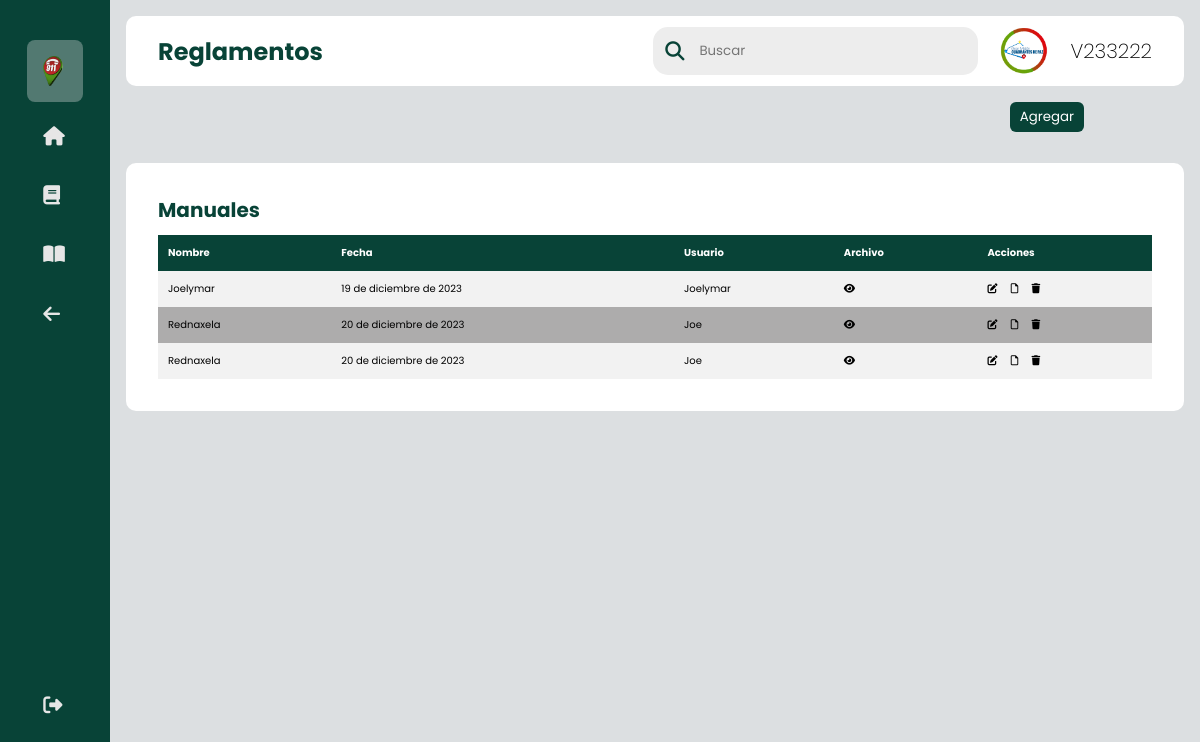
Screenshot of /organizacion/reglamentos (signed in) with the database file from the repository.
### sistema/models.py (models this page shows, shortened)
class UserC(AbstractUser, PermissionsMixin):
    STATUS = (
        ('estandar', 'estandar'),
        ('admin', 'admin'),
        ('superu', 'superu'),
    )
    username = models.CharField(max_length=200, verbose_name='Cédula:', default='', unique=True)
    nombre = models.CharField(max_length=200, verbose_name='Nombre:', default='')
    apellido = models.CharField(max_length=200, verbose_name='Apellido:', default='')
    password = models.CharField(max_length=200, verbose_name='Contraseña:', default='')
    tipo = models.CharField(max_length=200, verbose_name='Tipo de Usuario:', choices=STATUS, default='')
    sede = models.CharField(max_length=200, verbose_name='Sede:', default='')
    departamento = models.CharField(max_length=200, verbose_name='Departamento:', default='')
    USERNAME_FIELD = 'username'

class Reglamentos(models.Model):
    name = models.CharField(max_length=64, verbose_name='Nombre de Reglamento:', default='')
    file = models.FileField(upload_to='reglamentos/', verbose_name='Archivo', default='')
    user = models.CharField(max_length=64, verbose_name='Usuario', default='')
    date = models.DateField(verbose_name='Fecha', blank=True)

### sistema/decorators.py (the view)
        def wrapper_func(request, *args, **kwargs):
            group = None
            if request.user.groups.exists():
                group = request.user.groups.all()[0].name
            if group in allowed_roles:
                return view_func(request, *args, **kwargs)
            else:
                return redirect('403')

### sistema/forms.py
class ReglamentsForm(forms.ModelForm):
    date = forms.CharField(widget=forms.TextInput(attrs={'type':'date'}))
    class Meta:
        model = Reglamentos
        fields = ('name', 'file', 'user', 'date')

class ReglamentsUForm(forms.ModelForm):
    date = forms.CharField(widget=forms.TextInput(attrs={'type':'date'}))
    class Meta:
        model = Reglamentos
        fields = ('name', 'user', 'date')

### sistema/views.py (called while the page is built, shortened)
@login_required(login_url='login')
@allowed_users(allowed_roles=['admin', 'organizacion'])
def reglamentos(request):
    reglamentoss = Reglamentos.objects.all()
    context = {'form': ReglamentsForm(), 'former': ReglamentsUForm(), 'formerf': ReglamentsUFForm(), 'reglamentoss': reglamentoss}
    return render(request, 'organizacion/reglamentos.html', context)

### sistema/templates/organizacion/reglamentos.html (shortened to what this page needs)
{% load static %}
<!DOCTYPE html>
<html lang="es">
	<head>
  		<link rel="stylesheet" type="text/css" href="{% static 'css/style.css' %}">
        <link rel="stylesheet" href="https://cdnjs.cloudflare.com/ajax/libs/font-awesome/6.4.0/css/all.min.css">
	</head>
    <body>
        <div class="sidebar">
            <div class="logo"></div>
            <ul class="menu">
                <li class="active">
                    <a href="#">
                            <img style="width:20px; height: 30px;" src="{% static '/img/favicon.png' %}">
                    </a>
                </li>
                <li>
                    <a href="../../organizacion">
                        <i class="fa-solid fa-house"></i>
                    </a>
                </li>
                <li class="activado">
                    <a href="../../organizacion/reglamentos" class="activadoa">
                        <i class="fa-solid fa-book"></i>
                    </a>
                </li>
                <li>
                    <a href="../../organizacion/normativas">
                        <i class="fa-solid fa-book-open"></i>
                    </a>
                </li>
                <li class="logout.new">
                    <a href="../modulos">
                        <i class="fa-solid fa-arrow-left"></i>
                    </a>
                </li>
                <li class="logout">
                    <a href="{% url 'logout' %}">
                        <i class="fa-solid fa-right-from-bracket"></i>
                    </a>
                </li>
            </ul>
        </div>
        <div class="main--content">
            <div class="header--wrapper">
                <div class="header--title">
                <h2>Reglamentos</h2>
            </div>
            <div class="user--info">
                <div class="searh--box">
                    <i class="fa-solid fa-magnifying-glass"></i>
                    <input type="text" placeholder="Buscar" />
            </div>
                <img src="{% static 'img/ven911.jpg' %}">
                <h2 class="title">V{{request.user.username}}</h2>
            </div>
        </div>
        <div align="right" style="margin-right: 100px; margin-bottom: -10px;">
            <button id="myBtn" class="btn">Agregar</button>
        </div>
        <br>
        <div class="tabular--wrapper">
            <h3 class="main--title">Manuales</h3>
            <div class="table-container">
                <table>
                    <thead>
                        <tr>
                            <th>Nombre</th>
                            <th>Fecha</th>
                            <th>Usuario</th>
                            <th>Archivo</th>
                            <th>Acciones</th>
                        </tr>
                        <tbody>
                            {% for archivo in reglamentoss %}
                                <tr>
                                    <td>{{ archivo.name }}</td>
                                    <td>{{ archivo.date }}</td>
                                    <td>{{ archivo.user }}</td>
                                    <td>
                                        <a href="../../media{{ archivo.file.url }}" style="color: black;">
                                            <i class="fa-solid fa-eye"></i>
                                        </a>
                                    </td>
                                    <td>
                                        <a href="#" id="myBtnn3{{ archivo.id }}" style="color: black;"><i class="fa-solid fa-pen-to-square"></i></a>
                                        <a href="#" id="myBtnn4{{ archivo.id }}" style="color: black;"><i class="fa-regular fa-file"></i></a>
                                        <a href="#" id="myBtnn2{{ archivo.id }}" style="color: black;"><i class="fa-solid fa-trash"></i></a>
                                    </td>
                                </tr>
                            {% endfor %}
                        </tbody>
                    </thead>
                </table>
            </div>
        </div>
    </body>
</html>

### sistema/static/css/style.css (style rules this page uses)
* { margin: 0; padding: 0; border: none; outline: none; box-sizing: border-box; font-family: "Poppins", sans-serif; }
body { display: flex; }
.sidebar { position: sticky; top: 0; left: 0; bottom: 0; width: 110px; height: 100vh; padding: 0 1.7rem; color: #ffffff; transition: all 0.5s linear; background: #084337; }
.logo { height: 10px; padding: 16px; }
.menu { height: 88%; position: relative; list-style: none; padding: 0; }
.menu li { padding: 1rem; margin: 8px 0; border-radius: 8px; transition: all 0.5s ease-in-out; }
.menu li:hover, .active { background: #e0e0e058; }
.menu a { color:#e6e6e6; font-size: 10px; text-decoration: none; display: flex; align-items: center; gap: 1.5rem; }
.menu a i { font-size: 1.2rem; }
.logout { position: absolute; bottom: 0; left: 0; width: 100%; }
.main--content { position: relative; background: #DCDFE1; width: 100%; padding: 1rem; }
.header--wrapper img { width: 60px; height: 50px; cursor: pointer; border-radius: 50%; }
.header--wrapper { display: flex; justify-content: space-between; align-items: center; flex-wrap: wrap; background: #ffffff; border-radius: 10px; padding: 10px 2rem; margin-bottom: 1rem; }
.header--title { color: #084337; }
.user--info { display: flex; align-items: center; gap: 1rem; }
.searh--box { background:rgb(237, 237, 237); border-radius: 15px; color: #084337; display: flex; align-items: center; gap: 5px; padding: 4px 12px; }
.searh--box input { background: transparent; color: rgb(6, 31, 11); padding: 10px; }
.searh--box i { font-size: 1.2rem; cursor: pointer; transition: all 0.5s ease-in-out; }
.main--title { color: #084337; padding-bottom: 10px; font-size: 20px; }
.title { font-size: 20px; font-weight: 200; }
.tabular--wrapper { background: #ffffff; margin-top: 1rem; border-radius: 10px; padding: 2rem; }
.table-container { width: 100%; overflow:auto; }
table { width: 100%; border-collapse: collapse; }
thead { background: #084337; color: #ffffff; }
th { padding: 10px; text-align: left; font-size: 10px; }
tbody { background: #f2f2f2; }
td { padding: 10px; font-size: 10px; color: rgb(0, 0, 0); }
tr:nth-child(even) { background: #adacac; }
.btn { position: relative; padding: 5px 10px; background: #084337; text-decoration: none; color: #ffffff; border-radius: 6px; }

### rows the page displays
UserC: user.username "233222"
Reglamentos: name "Joelymar", date "19 de diciembre de 2023", user "Joelymar"
Reglamentos: name "Rednaxela", date "20 de diciembre de 2023", user "Joe"
Reglamentos: name "Rednaxela", date "20 de diciembre de 2023", user "Joe"
